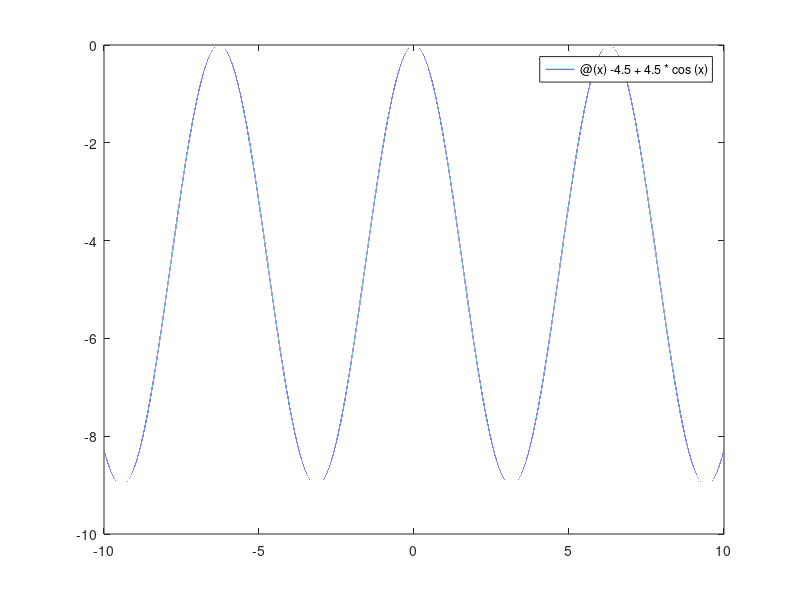

MATLAB code for this plot: (Note: this script raises an error after producing the figure.)
Fun = @(x) -4.5 +4.5*cos(x);
FunDer = @(x) -4.5*sin(x);
Err = 0.001;
imax = 100;
Xest = 2;
fplot(Fun,[-10,10]);


[xs,fxs,i] = NewtonRootMod(Fun,FunDer,Xest,Err,imax);


function [Xs,FXs,iact] = NewtonRootMod(Fun,FunDer,Xest,Err,imax)

check = false;
fprintf('Xs    FXs    iact\n');

for i = 1:imax

    Xi = Xest - Fun(Xest)/FunDer(Xest);
    if(abs(Xi-Xest)/Xest < Err)
        check = true;
        break;
    end
    Xest = Xi;
end

if(check)
    Xs = Xi;
    FXs = Fun(Xs);
    iact = i;
    fprintf('%.6f    %.6f    %d\n',Xs,FXs,iact);

else 
    fprintf('solution was not obtained in %d iterations \n',i);    
end

end